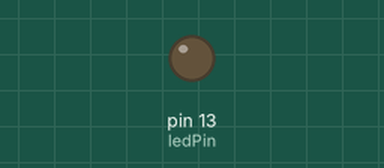
Simulated run of this sketch. Board: Arduino Uno, built with avr-gcc and run on an emulated ATmega328P. On the bench: output pins drawn as LEDs (lit = HIGH).

Above: at 0.4 s.
At 78.1 s:
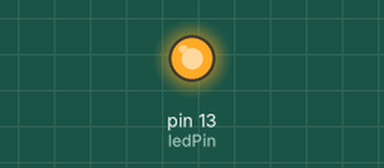
Timing chart, 0 to 78.5 s (numbered marks = the images above):
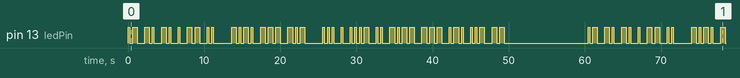

The sketch:

sketch_aug25a.ino
```cpp
// Arduino UNO Morse Blink
// Mors alfabesinde LED yanıp sönerek mesajı verir

const int ledPin = 13;

// Zaman birimleri (ms)
const int dotTime = 200;      // Nokta
const int dashTime = dotTime * 3; // Çizgi
const int symbolSpace = dotTime;  // Harf içi boşluk
const int letterSpace = dotTime * 3;
const int wordSpace = dotTime * 7;

// Morse kod tablosu
struct MorseSymbol {
  char letter;
  const char* code;
};

MorseSymbol morseTable[] = {
  {'A', ".-"}, {'B', "-..."}, {'C', "-.-."}, {'D', "-.."}, {'E', "."},
  {'F', "..-."}, {'G', "--."}, {'H', "...."}, {'I', ".."}, {'J', ".---"},
  {'K', "-.-"}, {'L', ".-.."}, {'M', "--"}, {'N', "-."}, {'O', "---"},
  {'P', ".--."}, {'Q', "--.-"}, {'R', ".-."}, {'S', "..."}, {'T', "-"},
  {'U', "..-"}, {'V', "...-"}, {'W', ".--"}, {'X', "-..-"}, {'Y', "-.--"},
  {'Z', "--.."},
  {'0', "-----"}, {'1', ".----"}, {'2', "..---"}, {'3', "...--"},
  {'4', "....-"}, {'5', "....."}, {'6', "-...."}, {'7', "--..."},
  {'8', "---.."}, {'9', "----."}
};

const int morseTableSize = sizeof(morseTable) / sizeof(morseTable[0]);

// Çıkış mesajı
const char* message = "ANNEMI COK SEVIYORUM";

void setup() {
  pinMode(ledPin, OUTPUT);
}

void loop() {
  sendMessage(message);
  delay(10000); // mesaj arası uzun bekleme
}

void sendMessage(const char* msg) {
  for (int i = 0; msg[i] != '\0'; i++) {
    char c = toupper(msg[i]);

    if (c == ' ') {
      delay(wordSpace);
      continue;
    }

    const char* morse = findMorse(c);
    if (morse) {
      sendMorse(morse);
      delay(letterSpace);
    }
  }
}

const char* findMorse(char c) {
  for (int i = 0; i < morseTableSize; i++) {
    if (morseTable[i].letter == c) {
      return morseTable[i].code;
    }
  }
  return nullptr;
}

void sendMorse(const char* code) {
  for (int i = 0; code[i] != '\0'; i++) {
    if (code[i] == '.') {
      blink(dotTime);
    } else if (code[i] == '-') {
      blink(dashTime);
    }
    delay(symbolSpace);
  }
}

void blink(int duration) {
  digitalWrite(ledPin, HIGH);
  delay(duration);
  digitalWrite(ledPin, LOW);
  delay(symbolSpace);
}
```

Measured:
- by itself, pin 13 (ledPin): moves between LOW and HIGH, repeating every 60.4 s
- by itself, everything shown: repeats every 60.4 s, in 92 steps
